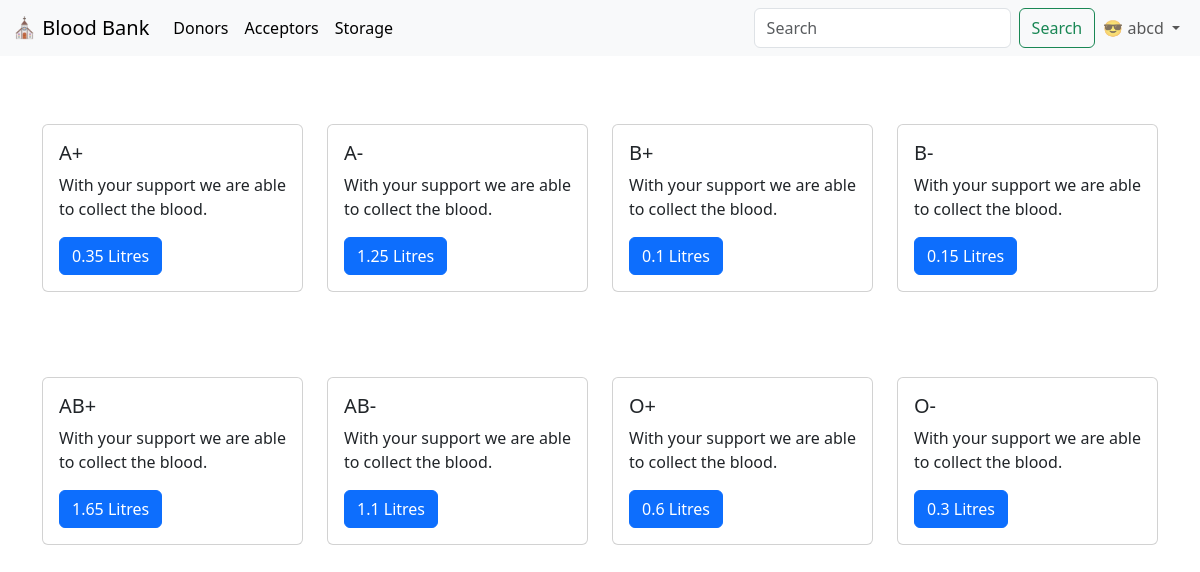
The app's page /storage (signed in) with its own data.
### tables this page shows
CREATE TABLE blood_storage (blood_group TEXT PRIMARY KEY, quantity TEXT);

### app.py (the view)
@app.route('/storage')
def storage():
    if 'logged_in' in session and session['logged_in']:
        con = sql.connect("database.db")
        cur = con.cursor()
        cur.execute("SELECT * FROM blood_storage")
        rows = cur.fetchall()
        con.close()
        return render_template("storage.html",rows=rows, u = session['username'])
    else:
        return redirect(url_for('login'))

### templates/storage.html (shortened to what this page needs)
<!DOCTYPE html>
<html lang="en">
<head>
  <link href="https://cdn.jsdelivr.net/npm/bootstrap@5.3.3/dist/css/bootstrap.min.css" rel="stylesheet">
</head>
<body>
<nav class="navbar navbar-expand-lg bg-body-tertiary">
  <div class="container-fluid">
    <a class="navbar-brand" href="{{url_for('index')}}">&#9962 Blood Bank</a>
    <div class="collapse navbar-collapse" id="navbarSupportedContent">
      <ul class="navbar-nav me-auto mb-2 mb-lg-0">
        <li class="nav-item">
          <a class="nav-link active" aria-current="page" href="{{url_for('donate')}}">Donors</a>
        </li>
        <li class="nav-item">
          <a class="nav-link active" aria-current="page" href="{{url_for('accept')}}">Acceptors</a>
        </li>
        <li class="nav-item">
          <a class="nav-link active" aria-current="page" href="{{url_for('storage')}}">Storage</a>
        </li>
      </ul>
      <form class="d-flex" role="search" >
        <input class="form-control me-2"  type="search" placeholder="Search" aria-label="Search">
        <button class="btn btn-outline-success"  type="submit">Search</button>
        <ul class="navbar-nav me-auto mb-2 mb-lg-0">
<li class="nav-item dropdown">
<a class="nav-link dropdown-toggle" href="#" role="button" data-bs-toggle="dropdown" aria-expanded="false">
  &#128526; {{u}}
</a>
</li>
        </ul>
      </form>
    </div>
  </div>
</nav>
<div class="container">
  <div class="row justify-content-center">
    {% for row in rows %}
    <div class="col-lg-3 col-md-4 col-sm-6 mb-3" style="margin-top: 6%;">
      <div class="card">
        <div class="card-body">
          <h5 class="card-title">{{ row[0] }}</h5>
          <p class="card-text">With your  support we are able to collect the blood.</p>
          <a  class="btn btn-primary">{{ row[1] }} Litres</a>
        </div>
      </div>
    </div>
    {% endfor %}
  </div>
</div>
</body>
</html>

### records on screen
blood_storage: blood_group "A+", quantity "0.35"
blood_storage: blood_group "A-", quantity "1.25"
blood_storage: blood_group "B+", quantity "0.1"
blood_storage: blood_group "B-", quantity "0.15"
blood_storage: blood_group "AB+", quantity "1.65"
blood_storage: blood_group "AB-", quantity "1.1"
blood_storage: blood_group "O+", quantity "0.6"
blood_storage: blood_group "O-", quantity "0.3"

### other values on screen
{{ u }} "abcd"
